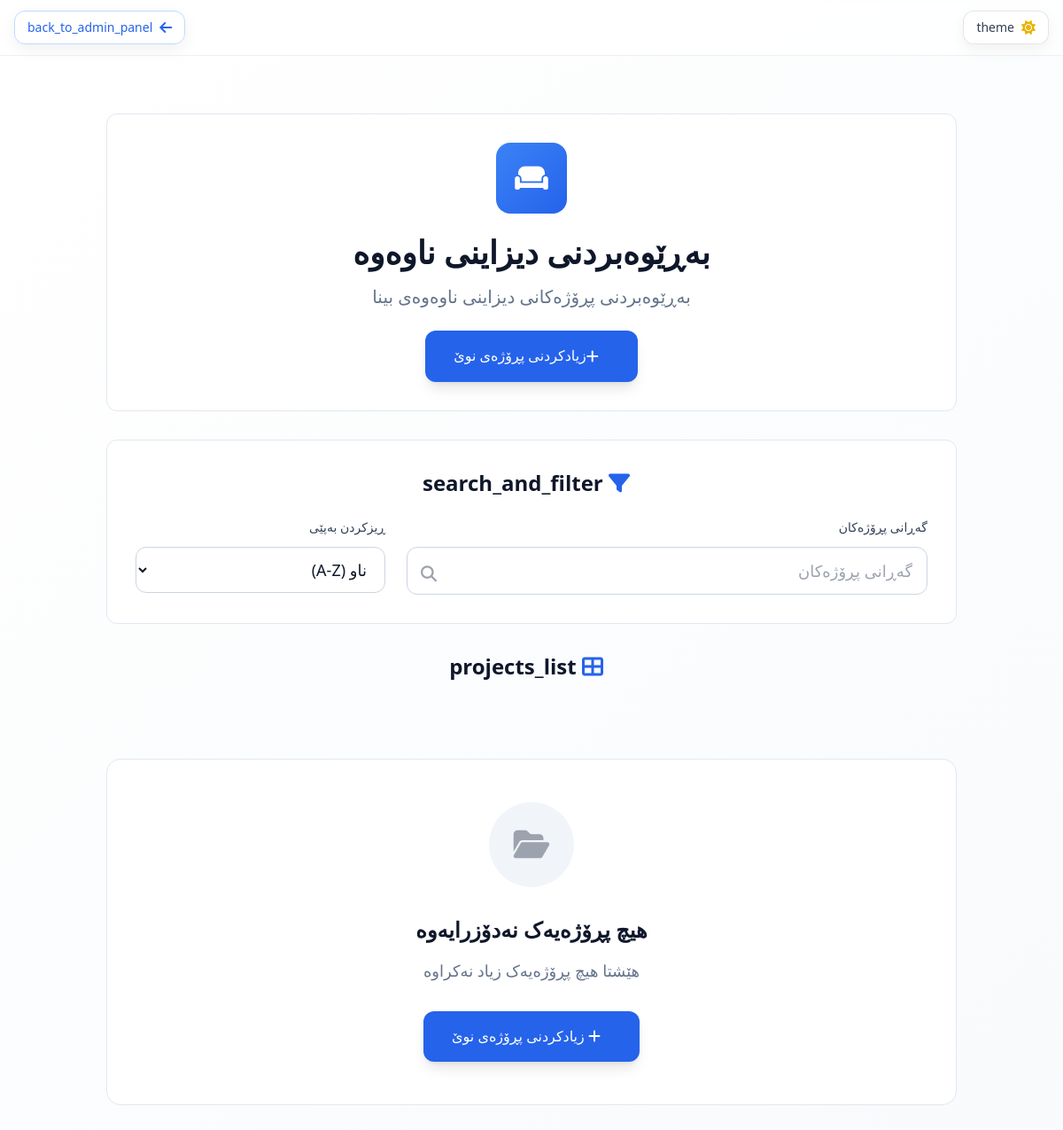
The app's page /pages/admin/interior_design_management.php (signed in), older data.
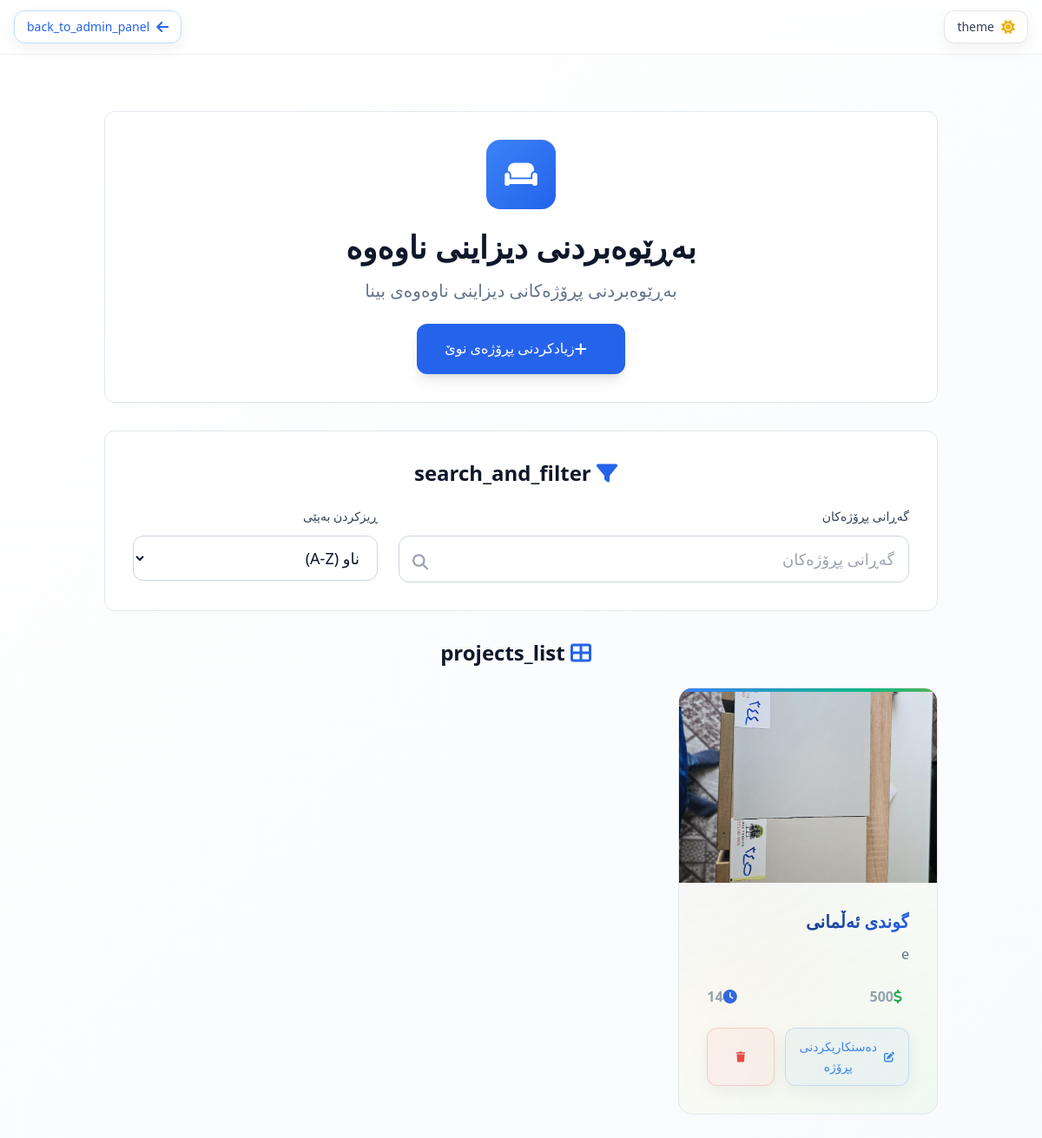
The same page, newer data.
### tables this page shows
CREATE TABLE `interior_design_projects` (
  `id` int(11) NOT NULL,
  `name` varchar(200) NOT NULL,
  `name_ku` varchar(200) DEFAULT NULL,
  `name_ar` varchar(200) DEFAULT NULL,
  `description` text DEFAULT NULL,
  `description_ku` text DEFAULT NULL,
  `description_ar` text DEFAULT NULL,
  `price` varchar(100) DEFAULT NULL,
  `duration` varchar(100) DEFAULT NULL,
  `main_image` varchar(500) DEFAULT NULL,
  `status` enum('active','inactive','featured') DEFAULT 'active',
  `sort_order` int(11) DEFAULT 0,
  `is_active` tinyint(1) DEFAULT 1,
  `created_by` int(11) DEFAULT NULL,
  `created_at` timestamp NOT NULL DEFAULT current_timestamp(),
  `updated_at` timestamp NOT NULL DEFAULT current_timestamp() ON UPDATE current_timestamp()
);

### includes/translations.php (called while the page is built, shortened)
<?php
$current_lang = $_SESSION['language'] ?? 'ku';
$languages = [
    'ku' => ['name' => 'کوردی', 'flag' => '🇮🇶', 'dir' => 'rtl'],
    'ar' => ['name' => 'العربية', 'flag' => '🇮🇶', 'dir' => 'rtl'],
    'en' => ['name' => 'English', 'flag' => '🇺🇸', 'dir' => 'ltr']
];
if (!function_exists('t')) {
    function t($key) {
        global $translations, $current_lang;
        return $translations[$current_lang][$key] ?? $key;
    }
}
?>

### process/interior_design/interior_design.php (called while the page is built, shortened)
<?php
require_once '../../config/db_conected.php';
require_once '../../includes/translations.php';
$page_dir = $languages[$current_lang]['dir'];
require_once '../../process/interior_design/select.php';
?>

### process/interior_design/select.php (called while the page is built, shortened)
<?php
$items_per_page = 12;
$current_page = isset($_GET['page']) ? max(1, intval($_GET['page'])) : 1;
$offset = ($current_page - 1) * $items_per_page;
try {
    $stmt = $pdo->prepare("
        SELECT * FROM interior_design_projects
        WHERE is_active = 1
        ORDER BY sort_order ASC, created_at DESC
        LIMIT ? OFFSET ?
    ");
    $stmt->execute([$items_per_page, $offset]);
    $interior_design_projects = $stmt->fetchAll(PDO::FETCH_ASSOC);
} catch (Exception $e) {
    $error_message = "هەڵەیەک ڕوویدا لە بارکردنی پڕۆژەکان: " . $e->getMessage();
    $total_projects = 0;
    $total_pages = 0;
}
?>

### pages/admin/interior_design_management.php (the view, shortened to what the changed rows need)
<?php
require_once '../../process/interior_design/interior_design.php';
?>
<!DOCTYPE html>
<html lang="<?php echo $current_lang; ?>" dir="<?php echo $page_dir; ?>">
<head>
    <script src="https://cdn.tailwindcss.com"></script>
    <link rel="stylesheet" href="../../assets/css/main.css">
    <link rel="stylesheet" href="../../assets/css/admin.css">
    <link rel="stylesheet" href="https://cdnjs.cloudflare.com/ajax/libs/font-awesome/6.4.0/css/all.min.css">
</head>
<body class="bg-gray-50 dark:bg-gray-900 transition-colors duration-300">
    <div id="mainContent" class="main-content-without-navbar">
        <div class="container mx-auto px-4 sm:px-6 lg:px-8 py-8">
            <div class="mb-8 text-center">
                <div class="bg-white dark:bg-gray-800 rounded-xl shadow-sm border border-gray-200 dark:border-gray-700 p-8">
                    <div class="flex flex-col items-center">
                        <h1 class="text-4xl font-bold text-gray-900 dark:text-white mb-4">
                            بەڕێوەبردنی دیزاینی ناوەوە
                        </h1>
                    </div>
                </div>
            </div>
            <div class="bg-white dark:bg-gray-800 rounded-xl shadow-sm border border-gray-200 dark:border-gray-700 p-8 mb-8">
                <h2 class="text-2xl font-bold text-gray-900 dark:text-white mb-6 text-center">
                    <i class="fas fa-filter mr-3 text-blue-600"></i>
                    <?php echo t('search_and_filter'); ?>
                </h2>
            </div>
            <div class="mb-8">
                <h2 class="text-2xl font-bold text-gray-900 dark:text-white mb-6 text-center">
                    <i class="fas fa-th-large mr-3 text-blue-600"></i>
                    <?php echo t('projects_list'); ?>
                </h2>
                <div class="grid grid-cols-1 md:grid-cols-2 lg:grid-cols-3 gap-8" id="projectsGrid">
                <?php if (!empty($interior_design_projects)): ?>
                    <?php foreach ($interior_design_projects as $project): ?>
                    <div class="bg-white dark:bg-gray-800 rounded-2xl shadow-lg border border-gray-200 dark:border-gray-700 overflow-hidden project-card transition-all duration-300 hover:shadow-2xl hover:-translate-y-2"
                         data-name="<?php echo strtolower($project['name']); ?>"
                         data-price="<?php echo $project['price']; ?>">
                        <div class="relative h-56 bg-gray-200 dark:bg-gray-700">
                            <?php if ($project['main_image']): ?>
                                <img src="../../<?php echo $project['main_image']; ?>"
                                     alt="<?php echo $project['name']; ?>"
                                     class="w-full h-full object-cover">
                            <?php else: ?>
                                <div class="w-full h-full flex items-center justify-center">
                                    <i class="fas fa-image text-gray-400 text-5xl"></i>
                                </div>
                            <?php endif; ?>
                        </div>
                        <div class="p-8">
                            <h3 class="text-xl font-bold text-gray-900 dark:text-white mb-3">
                                <?php echo $project['name']; ?>
                            </h3>
                            <p class="text-gray-600 dark:text-gray-400 text-base mb-6 line-clamp-2">
                                <?php echo $project['description']; ?>
                            </p>
                            <div class="flex items-center justify-between text-base text-gray-500 dark:text-gray-400 mb-6">
                                <div class="flex items-center">
                                    <i class="fas fa-dollar-sign mr-2 text-green-600"></i>
                                    <span class="font-semibold"><?php echo $project['price']; ?></span>
                                </div>
                                <div class="flex items-center">
                                    <i class="fas fa-clock mr-2 text-blue-600"></i>
                                    <span class="font-semibold"><?php echo $project['duration']; ?></span>
                                </div>
                            </div>
                            <div class="flex gap-3">
                                <button onclick="editProject(<?php echo $project['id']; ?>)"
                                        class="flex-1 action-btn action-btn-edit">
                                    <i class="fas fa-edit"></i>
                                    <span><?php echo t('edit_project'); ?></span>
                                </button>
                                <button onclick="deleteProject(<?php echo $project['id']; ?>)"
                                        class="action-btn action-btn-delete">
                                    <i class="fas fa-trash"></i>
                                </button>
                            </div>
                        </div>
                    </div>
                    <?php endforeach; ?>
                <?php else: ?>
                    <div class="col-span-full text-center py-16">
                        <div class="bg-white dark:bg-gray-800 rounded-2xl shadow-lg border border-gray-200 dark:border-gray-700 p-12">
                            <div class="w-24 h-24 bg-gray-100 dark:bg-gray-700 rounded-full flex items-center justify-center mx-auto mb-8">
                                <i class="fas fa-folder-open text-gray-400 text-4xl"></i>
                            </div>
                            <h3 class="text-2xl font-bold text-gray-900 dark:text-white mb-4">
                            <?php echo t('no_projects_found'); ?>
                        </h3>
                            <p class="text-gray-600 dark:text-gray-400 mb-8 text-lg">
                            هێشتا هیچ پڕۆژەیەک زیاد نەکراوە
                        </p>
                            <button onclick="openAddProjectModal()"
                                    class="bg-blue-600 hover:bg-blue-700 text-white px-8 py-4 rounded-xl font-medium transition-all duration-200 shadow-lg hover:shadow-xl transform hover:-translate-y-1">
                                <i class="fas fa-plus mr-3"></i>
                                <?php echo t('add_new_project'); ?>
                            </button>
                        </div>
                    </div>
                <?php endif; ?>
                </div>
            </div>
        </div>
    </div>
</body>
</html>

Row changes from the older to the newer data that the page shows:
added interior_design_projects: main_image (picture), name "گوندی ئەڵمانی", description "e", price "500", duration "14"
Text that changed along with them:
t('no_projects_found'): "هیچ پڕۆژەیەک نەدۆزرایەوە" → (not shown)
t('add_new_project'): "زیادکردنی پڕۆژەی نوێ" → (not shown)
text no longer shown: "هێشتا هیچ پڕۆژەیەک زیاد نەکراوە"
